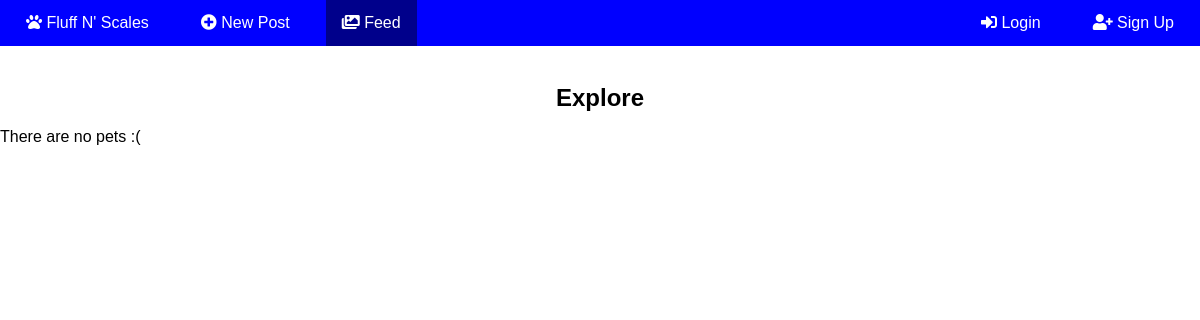
Before: /pet_images/ with the older database file.
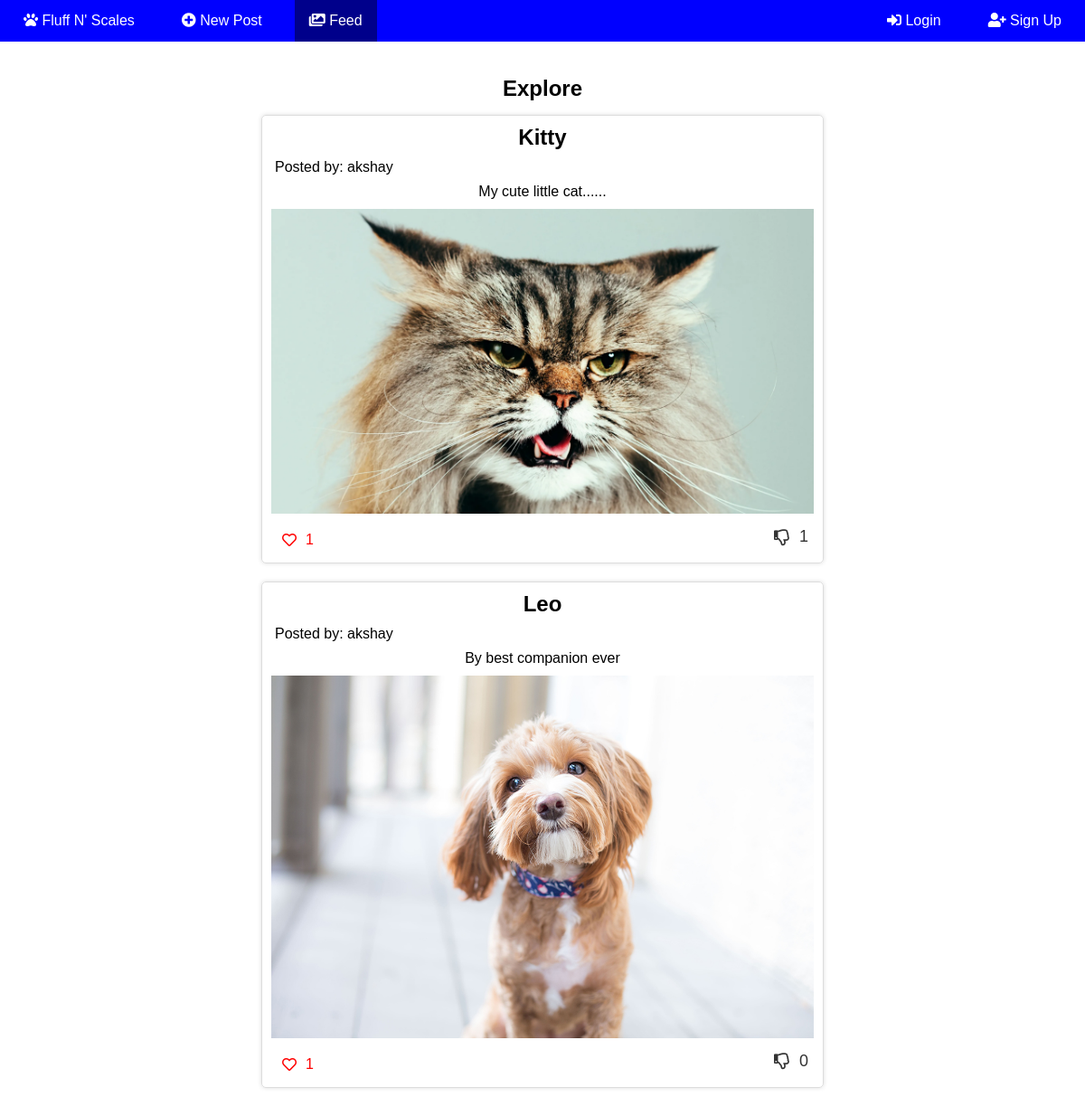
After: the same page with the newer database file.
### catalog/models.py (models this page shows, shortened)
class Pet(models.Model):
    pet_name = models.CharField(max_length=100)
    pet_image = models.ImageField(upload_to='images/', null=True, blank=True)
    uploaded_user = models.CharField(max_length=120, null=True, blank=True)
    description = models.TextField(blank=True, null=True)
    likes = models.ManyToManyField(User, related_name='liked_pets', blank=True)
    dislikes = models.ManyToManyField(User, related_name='disliked_pets', blank=True)
    class Meta:
        ordering = ['pet_name']

### catalog/views.py (the view)
# urls.py: path('pet_images/', views.pet_image_list, name='pet_image_list'),
def pet_image_list(request):
    pets = Pet.objects.exclude(pet_image='').order_by('pet_name')
    return render(request, 'catalog/pet_image_list.html', {'pets': pets})

### catalog/templates/catalog/pet_image_list.html (shortened to what this page needs)
{% extends "catalog/base.html" %}
{% block content %}
<div>
  <h2 style="text-align: center;margin-bottom: 5px;">Explore</h2>
{% if pets %}
  <div class="animal-container">
    {% for pet in pets %}
      <div class="animal-card">
        <div class="animal-name">{{ pet.pet_name }}</div>
        <div class="animal-posted">Posted by: {{ pet.uploaded_user }}</div>
        <div class="animal-description">{{ pet.description }}</div>
        <img src="{{ pet.pet_image.url }}" alt="{{ pet.pet_name }}">
        <div class="like-dislike-buttons">
          <form id="like-form" method="POST" action="{% url 'like_pet' pet.pk %}">
            <button type="submit" class="like-button  {% if liked_by_user %}liked{% endif %}">
              {% if user in pet.likes.all %}
                <i class="fas fa-heart"></i>
              {% else %}
                <i class="far fa-heart"></i>
              {% endif %}
              <span>{{ pet.likes.count }}</span>
            </button>
          </form>
          <form method="POST" action="{% url 'dislike_pet' pet.pk %}">
            <button type="submit" class="dislike-button">
              {% if user in pet.dislikes.all %}
                <i class="fas fa-thumbs-down"></i>
              {% else %}
                <i class="far fa-thumbs-down"></i>
              {% endif %}
              <span>{{ pet.dislikes.count }}</span>
            </button>
          </form>
        </div>
      </div>
    {% endfor %}
  </div>
{% else %}
  <p>There are no pets :(</p>
{% endif %}
</div>
{% endblock %}

### catalog/templates/catalog/base.html (shortened to what this page needs)
{% load static %}
<!doctype html>
<html lang="en">
<head>
<link rel="stylesheet" href="https://cdnjs.cloudflare.com/ajax/libs/font-awesome/5.15.3/css/all.min.css" />
</head>
<body>
<nav>
  <ul class="left-menu">
    <li {% if request.resolver_match.view_name == 'index' %}class="active"{% endif %}>
      <a href="{% url 'index' %}"><i class="fas fa-paw"></i> Fluff N' Scales</a>
    </li>
     <li {% if request.resolver_match.view_name == 'pet_create' %}class="active"{% endif %}>
        <a class="nav-link" href="{% url 'pet_create' %}"><i class="fas fa-plus-circle"></i> New Post</a>
      </li>
      <li {% if request.resolver_match.view_name == 'pet_image_list' %}class="active"{% endif %}>
        <a class="nav-link" href="{% url 'pet_image_list' %}"><i class="fas fa-images"></i> Feed</a>
      </li>
      </ul>
  <ul class="right-menu">
    {% if user.is_authenticated %}
      <li {% if request.resolver_match.view_name == 'logout' %}class="active"{% endif %}>
        <a href="{% url 'logout' %}"><i class="fas fa-sign-out-alt"></i> {{ user.username }} Logout</a>
      </li>
    {% else %}
      <li {% if request.resolver_match.view_name == 'login' %}class="active"{% endif %}>
        <a href="{% url 'login' %}"><i class="fas fa-sign-in-alt"></i> Login</a>
      </li>
      <li {% if request.resolver_match.view_name == 'register' %}class="active"{% endif %}>
        <a href="{% url 'register' %}"><i class="fas fa-user-plus"></i> Sign Up</a>
      </li>
    {% endif %}
  </ul>
</nav>
<div class="container1" >
 <br/>
 {% block content %}
 {% endblock %}
</div>
</body>
</html>

### catalog/templates/catalog/pet_image_list.html (style rules this page uses)
.animal-name { font-size: 24px; font-weight: bold; margin-bottom: 10px; }
.animal-container { display: flex; flex-direction: column; align-items: center; justify-content: center; min-height: 100vh; text-align: center; }
.animal-card { border: 1px solid #ddd; border-radius: 5px; padding: 10px; margin: 10px; box-shadow: 0px 0px 5px #ddd; max-width: 600px; }
.animal-card img { max-width: 100%; height: auto; margin-top: 10px; }
.animal-posted { text-align: left; padding-left: 4px; padding-bottom: 9px; }
.like-dislike-buttons { display: flex; justify-content: space-between; width: 100%; margin-top: 10px; }
.like-button, .dislike-button { border: none; background-color: transparent; font-size: 18px; cursor: pointer; display: flex; align-items: center; color: #333; }
.like-button i, .dislike-button i { margin-right: 5px; }
.like-button span, .dislike-button span { margin-left: 5px; }
.like-button { color: red; padding: 6px 12px; font-size: 16px; cursor: pointer; }

### catalog/templates/catalog/base.html (style rules this page uses)
body { margin:0; font-family: Arial, Helvetica, sans-serif; }
nav { display: flex; justify-content: space-between; background-color:blue; }
nav ul.left-menu { margin: 0; padding: 0; list-style: none; }
nav ul.right-menu { margin: 0; padding: 0; list-style: none; display: flex; align-items: center; }
nav li { margin: 0 10px; float: left; }
nav li.active { background-color: darkblue; }
nav li a { display: block; color:white; text-align: center; padding: 14px 16px; text-decoration: none; }

Changed rows visible on the page:
added Pet: pet_name "Kitty", uploaded_user "akshay", description "My cute little cat......", pet_image (picture), likes.count "1", dislikes.count "1"
added Pet: pet_name "Leo", uploaded_user "akshay", description "By best companion ever", pet_image (picture), likes.count "1", dislikes.count "0"
Other visible differences:
text no longer shown: "There are no pets :("
